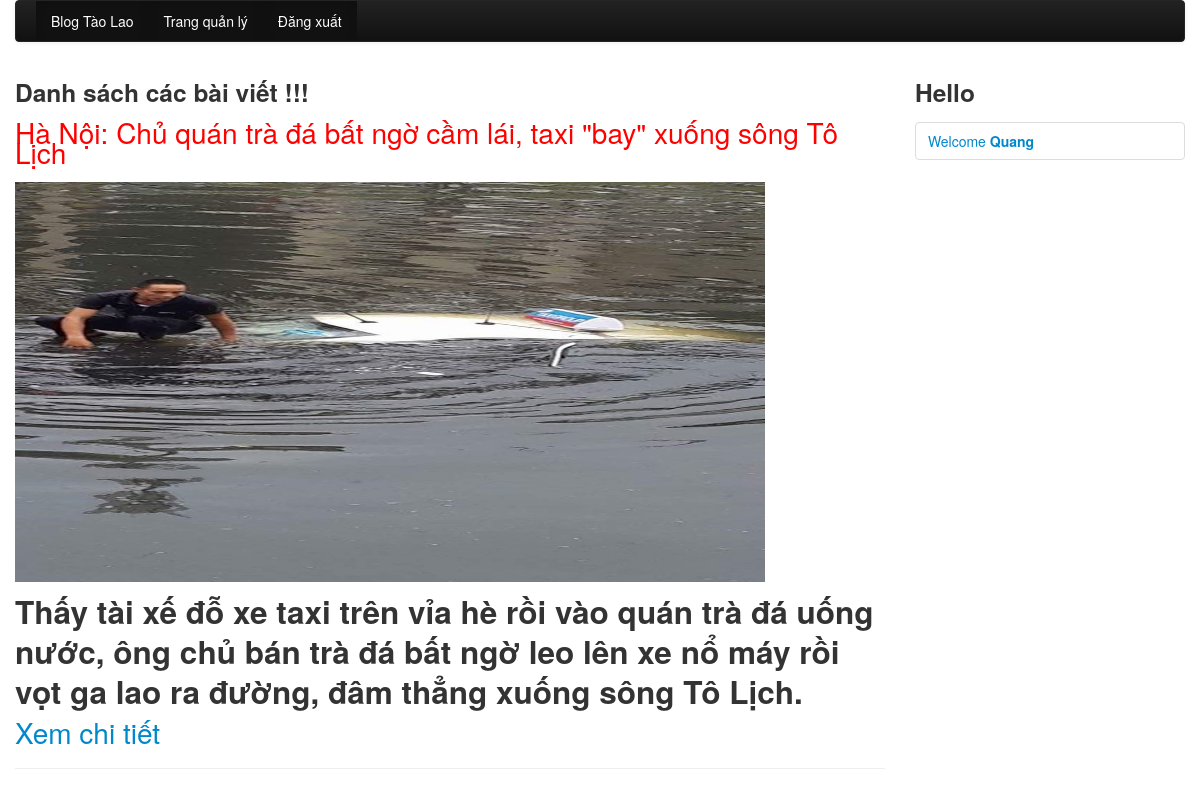
Screenshot of /index.php?c=post&m=Bloglist (signed in) with the database file from the repository.
### tables this page shows
CREATE TABLE IF NOT EXISTS `posts` (
  `Post_id` int(11) unsigned NOT NULL AUTO_INCREMENT,
  `Title` text NOT NULL,
  `Content` text NOT NULL,
  `Tag` text NOT NULL,
  `image` text,
  `Ucontent` text,
  PRIMARY KEY (`Post_id`)
);

### includes/common.php (called while the page is built, shortened)
<?php
function render($file, $data) {
    extract($data);
    include ROOT . DS . 'views' . DS . $file;
}

### controllers/post.php (called while the page is built, shortened)
 <?php
function post_BlogList() {
    $data = array();
    $data['posts'] = model('post')->getAll();
    $data['template_file'] = 'post/BlogList.php';
    render('layout.php', $data);
}
?>

### index.php (called while the page is built, shortened)
<?php
require ROOT . DS . 'includes' . DS . 'common.php';
$controller = empty($_GET['c']) ? 'index' : strtolower($_GET['c']);
$method = empty($_GET['m']) ? 'index' : strtolower($_GET['m']);
$c_file = ROOT . DS . 'controllers' . DS . $controller . '.php';
$m_func = $controller . '_' . $method;
function call_uf($fn) {
    if(is_callable($fn)) {
        return call_user_func($fn);
    } else {
       die("Page not found !");
    }
}
if (is_readable($c_file)) {
    call_uf($m_func);
} else {
    die("Page not found !");
}

### includes/db.php (called while the page is built, shortened)
<?php
function db_get_all($sql) {
    $result = mysql_query($sql);
    $data = array();
    if ($result) {
        while ($row = mysql_fetch_assoc($result)) {
            $data[] = $row;
        }
    }
    return $data;
}

### models/post.php (called while the page is built, shortened)
<?php
class Post extends Model
{
	public $table='posts';
	public function getAll()
	{
		 $sql = "SELECT * FROM `{$this->table}`";
		 return db_get_all($sql);
	}
}
?>

### views/post/BlogList.php (the view, shortened to what this page needs)
<h3>Danh sách các bài viết  !!!</h3>
    <?php
        foreach ($posts as $p):
    ?>
    <div style="color:red; font-size: 200%;">
        <?php echo $p['Title']; ?>
    </div>
    <br/>
    <div >
     <img  style="width:750px; height:400px " src='<?php echo $p['image']; ?>'/>
    </div>
    <div>
        <?php echo $p['Ucontent']; ?>
         <a href="index.php?c=post&m=Blogdetail&id=<?php echo $p['Post_id'];  ?>" style="font-size: 200%;" >Xem chi tiết</a>
    </div>
    <hr/>
    <?php
        endforeach;
    ?>

### rows the page displays
posts: Title "Hà Nội: Chủ quán trà đá bất ngờ cầm lái, taxi \"bay\" xuống sông Tô Lịch", image (picture), Ucontent "Thấy tài xế đỗ xe taxi trên vỉa hè rồi vào quán trà đá uống nước, ông chủ bán trà đá bất ngờ leo lên xe nổ máy rồi vọt ga lao ra đường, đâm thẳng xuống sông Tô Lịch."

### other values shown
$logged['name'] "Quang"
